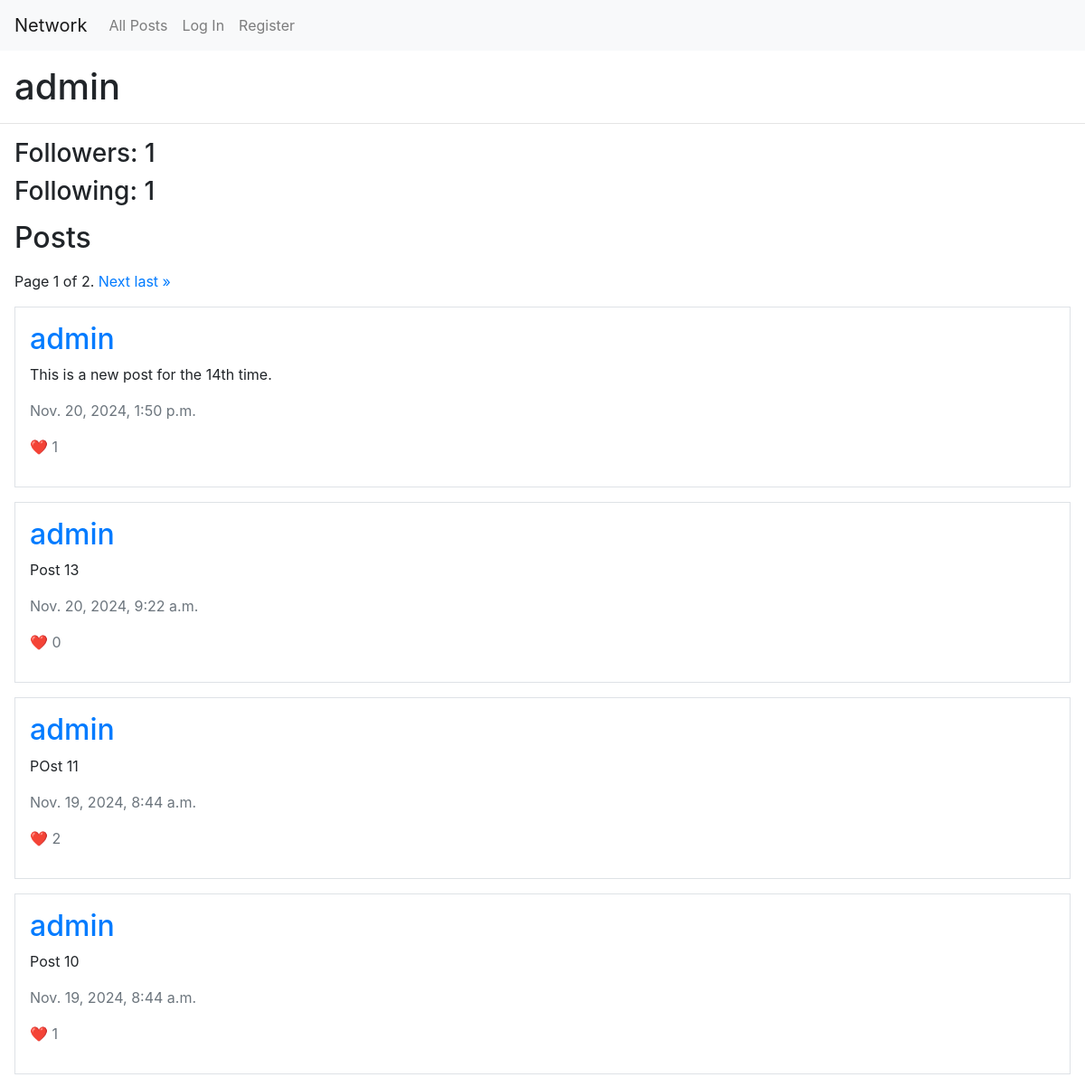
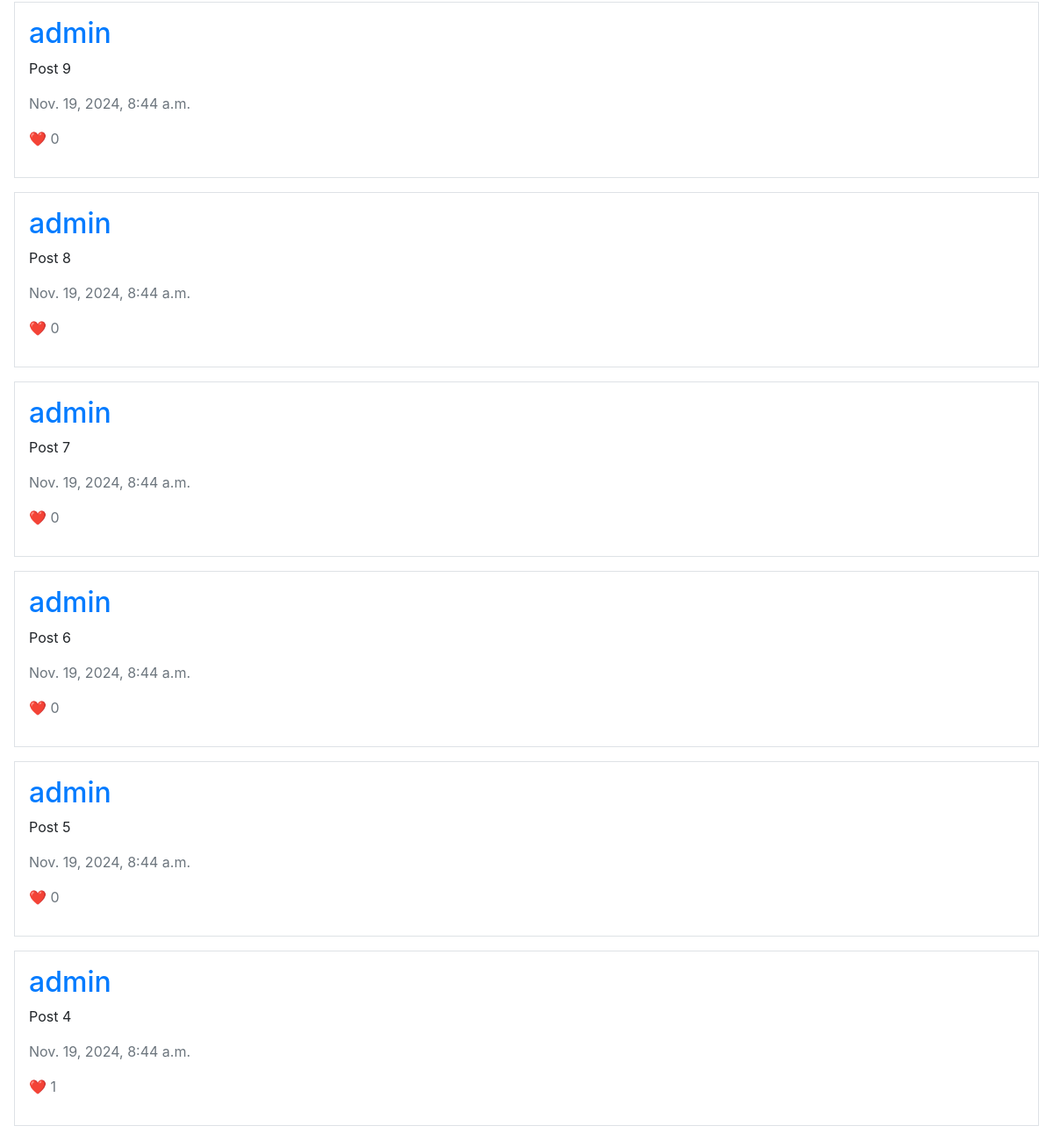
The page /profile/2 on the database its author committed (2 pictures, top to bottom).
### network/models.py (models this page shows, shortened)
class User(AbstractUser):
    pass

class Post(models.Model):
    poster = models.ForeignKey(User, on_delete=models.CASCADE, related_name="posts")
    content = models.TextField()
    time_created = models.DateTimeField(default=timezone.now)

### network/views.py (the view, shortened to what this page needs)
# urls.py: path("profile/<int:id>", views.profile, name="profile"),
def profile(request, id: int):
    profile = get_object_or_404(User, id=id)
    if request.method == "GET":
        posts = Post.objects.filter(poster=profile).order_by("-time_created")
        paginator = Paginator(posts, 10)
        page_number = int(request.GET.get('page', 1))
        page_obj = paginator.get_page(page_number)
        if request.user.is_authenticated:
            is_following = profile.followers.filter(follower=request.user).exists()
            is_liking = dict()
            for post in page_obj:
                is_liking[post.id] = request.user.liked_posts.all().filter(post=post).exists()
            for post in page_obj:
                post.is_liking = is_liking.get(post.id, False)
            return render(request, "network/profile.html", {
                "profile": profile, "page_obj": page_obj, "is_following": is_following
            })
        else:
            return render(request, "network/profile.html", {
                "profile": profile, "page_obj": page_obj, "is_following": None
            })
    elif request.method == "POST":
        return JsonResponse(profile.serialize())
    else:
        return HttpResponseServerError("Invalid method", 403)

### network/templates/network/profile.html (shortened to what this page needs)
{% extends "network/layout.html" %}
{% load static %}
{% block body %}
    <h1 class="m-3">{{ profile.username }}</h1>
    <hr>
    <div class="m-3">
        <h3 id="follower-count">Followers: {{ profile.followers.count }}</h3>
        <h3>Following: {{ profile.following.count }}</h3>
    </div>
    <h2 class="m-3">Posts</h2>
    <div class="m-3 pagination">
        <span class="step-links">
            <span class="current">
                Page {{ page_obj.number }} of {{ page_obj.paginator.num_pages }}.
            </span>
            {% if page_obj.has_next %}
                <a href="?page={{ page_obj.next_page_number }}">Next</a>
                <a href="?page={{ page_obj.paginator.num_pages }}">last &raquo;</a>
            {% endif %}
        </span>
    </div>
    {% for post in page_obj %}
        <div class="border m-3 p-3">
            <div class="main-post" data-post-id="{{ post.id }}">
                <h2><a href="{% url 'profile' post.poster.id %}">{{ post.poster }}</a></h2>
                <p class="post-content" data-post-id="{{ post.id }}">{{ post.content }}</p>
                <p class="text-secondary">{{ post.time_created }}</p>
                <p class="text-secondary like-count" data-post-id="{{ post.id }}">❤️ {{ post.likes.count }}</p>
            </div>
        </div>
    {% endfor %}
{% endblock %}

### rows shown on the page
User: username "admin", followers.count "1", following.count "1"
Post: poster "admin", content "This is a new post for the 14th time.", time_created "Nov. 20, 2024, 1:50 p.m.", likes.count "1"
Post: poster "admin", content "Post 13", time_created "Nov. 20, 2024, 9:22 a.m.", likes.count "0"
Post: poster "admin", content "POst 11", time_created "Nov. 19, 2024, 8:44 a.m.", likes.count "2"
Post: poster "admin", content "Post 10", time_created "Nov. 19, 2024, 8:44 a.m.", likes.count "1"
Post: poster "admin", content "Post 9", time_created "Nov. 19, 2024, 8:44 a.m.", likes.count "0"
Post: poster "admin", content "Post 8", time_created "Nov. 19, 2024, 8:44 a.m.", likes.count "0"
Post: poster "admin", content "Post 7", time_created "Nov. 19, 2024, 8:44 a.m.", likes.count "0"
Post: poster "admin", content "Post 6", time_created "Nov. 19, 2024, 8:44 a.m.", likes.count "0"
Post: poster "admin", content "Post 5", time_created "Nov. 19, 2024, 8:44 a.m.", likes.count "0"
Post: poster "admin", content "Post 4", time_created "Nov. 19, 2024, 8:44 a.m.", likes.count "1"

### other values the page prints
{{ page_obj.number }} "1"
{{ page_obj.paginator.num_pages }} "2"
